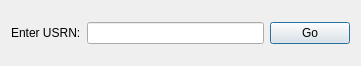
<?xml version="1.0" encoding="UTF-8"?>
<ui version="4.0">
 <class>quickFindDialog</class>
 <widget class="QDialog" name="quickFindDialog">
  <property name="windowModality">
   <enum>Qt::ApplicationModal</enum>
  </property>
  <property name="geometry">
   <rect>
    <x>0</x>
    <y>0</y>
    <width>361</width>
    <height>66</height>
   </rect>
  </property>
  <property name="windowTitle">
   <string>Quick Find Record</string>
  </property>
  <property name="modal">
   <bool>true</bool>
  </property>
  <layout class="QGridLayout" name="gridLayout">
   <item row="0" column="0">
    <layout class="QHBoxLayout" name="horizontalLayout">
     <item>
      <widget class="QLabel" name="usrnLabel">
       <property name="text">
        <string>Enter USRN:</string>
       </property>
      </widget>
     </item>
     <item>
      <widget class="QLineEdit" name="usrnLineEdit"/>
     </item>
     <item>
      <widget class="QPushButton" name="goPushButton">
       <property name="text">
        <string>Go</string>
       </property>
      </widget>
     </item>
    </layout>
   </item>
  </layout>
 </widget>
 <resources/>
 <connections/>
 <slots>
  <slot>scopy()</slot>
 </slots>
</ui>
